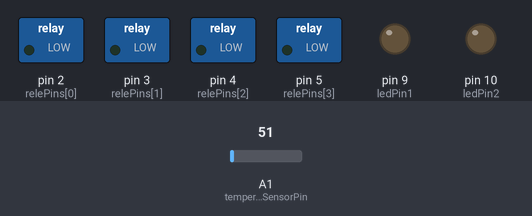
Simulated run of this program. Board: Arduino Uno, built with avr-gcc and run on an emulated ATmega328P. Shown: switched loads named in the program (green lamp = pin HIGH), output pins drawn as LEDs (lit = HIGH). Dashed ring = blinking. Inputs (shaded band) come from the test bench; at power-on: A1 (temperatureSensorPin) = 51. What the program prints to the serial monitor is not drawn.

Above: at 1.2 s.
1.3 s: A1 (temperatureSensorPin) set to 112
4.3 s: A1 (temperatureSensorPin) set to 86
Timing chart, 0 to 8.4 s (numbered marks = the images above; inputs shaded):
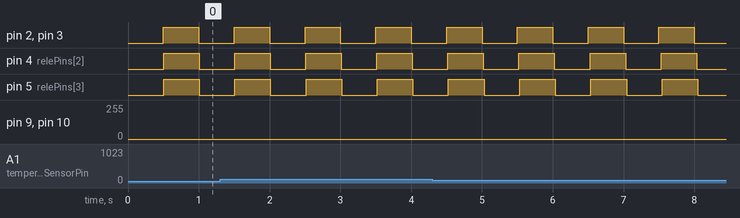

Measured:
- after the input at 1.3 s, pin 9 (ledPin1): stays 0/255 (without the input it goes to 128/255 after 1.4 s); pin 10 (ledPin2): stays 0/255 (without the input it goes to 139/255 after 1.4 s)
- by itself, pin 2 (relePins[0]), pin 3 (relePins[1]), pin 4 (relePins[2]), pin 5 (relePins[3]): alternates HIGH for 0.50 s and LOW for 0.50 s

The program:

main.cpp
```cpp
#include <Arduino.h>

// Pines de los Reles
int relePins[] = {2, 3, 4, 5};

// Pines de los LEDS
int ledPin1 = 9;
int ledPin2 = 10;

// inicializamos tiempos de subida y bajada leds
int tiempoSubida1 = 1;
int tiempoBajada1 = 10;
int tiempoSubida2 = 15;
int tiempoBajada2 = 5;

// para mapear comportamiento medido por sensor de temperatura
int comportamiento = 0;
int prevComportamiento = -1;
int temperatureSensorPin = A1; // Pin analógico para el sensor de temperatura
int Temperature = 0;
bool change = false; // para detectar si hubo un cambio para resetear reles y fades

// Variables para almacenar la temperatura
int rawTemperature = 0;

// variables ligadas al tiempo
unsigned long previousMillis = 0; // Store the last time the temperature was read
unsigned long currentMillis = 0;  // Store the current time
unsigned long interval = 1000;    // Interval at which to read the temperature

// Tiempos de encendido y apagado (ms) para cada RELE
int onTime1 = 510, offTime1 = 520;
int onTime2 = 530, offTime2 = 540;
int onTime3 = 550, offTime3 = 560;
int onTime4 = 570, offTime4 = 580;

// Estados y marcas de tiempo para cada LED
int releStates[4] = {LOW, LOW, LOW, LOW};
unsigned long prevMillis[4] = {0, 0, 0, 0};

void setup()
{
    Serial.begin(9600);
    // Declarar salidas
    for (int i = 0; i < 4; i++)
    {
        pinMode(relePins[i], OUTPUT);
    }

    pinMode(ledPin1, OUTPUT);
    pinMode(ledPin2, OUTPUT);
}

// Función genérica para controlar un RELE usando arrays
void controlarRele(int pin, unsigned long onT, unsigned long offT,
                   int releIndex)
{
    if (change == true)
    {
        releStates[releIndex] = LOW;
        prevMillis[releIndex] = currentMillis;
        digitalWrite(pin, releStates[releIndex]);
    }

    if (releStates[releIndex] == HIGH && (currentMillis - prevMillis[releIndex] >= onT))
    {
        releStates[releIndex] = LOW;
        prevMillis[releIndex] = currentMillis;
        digitalWrite(pin, releStates[releIndex]);
    }
    else if (releStates[releIndex] == LOW && (currentMillis - prevMillis[releIndex] >= offT))
    {
        releStates[releIndex] = HIGH;
        prevMillis[releIndex] = currentMillis;
        digitalWrite(pin, releStates[releIndex]);
    }
}

// ---------- FUNCIÓN DE FADE ----------
void fadeLed(int pin, int tiempoSubida, int tiempoBajada)
{
    static int brillo[20];             // soporta hasta 20 pines distintos
    static int paso[20];               // dirección del fade
    static unsigned long anterior[20]; // tiempo anterior

    // unsigned long ahora = millis();

    // Inicialización solo la primera vez
    if (paso[pin] == 0 || change == true)
    {
        brillo[pin] = 0;
        paso[pin] = 1;
        anterior[pin] = currentMillis;
    }

    // Escoger intervalo según dirección
    int intervalo = (paso[pin] > 0) ? tiempoSubida : tiempoBajada;

    if (currentMillis - anterior[pin] >= intervalo)
    {
        anterior[pin] = currentMillis;

        brillo[pin] += paso[pin];

        if (brillo[pin] <= 0)
        {
            brillo[pin] = 0;
            paso[pin] = 1; // subir
        }
        else if (brillo[pin] >= 255)
        {
            brillo[pin] = 255;
            paso[pin] = -1; // bajar
        }

        analogWrite(pin, brillo[pin]);
    }
}

void tReading()
{

    rawTemperature = analogRead(temperatureSensorPin); // Read the temperature sensor value

    // int Temperature = map(rawTemperature, 1023, 0, -40, 125); // Map the raw value to a temperature range
}

// funcion para decir que hace que cambie el comportamiento
void controlarComportamiento()
{
    if (currentMillis - previousMillis >= interval)
    {


        // comportamiento = (rawTemperature / 4) % 2;
        if (rawTemperature < 512)
        {
            comportamiento = 0; // Comportamiento 0 para temperaturas bajas
        }
        else
        {
            comportamiento = 1; // Comportamiento 1 para temperaturas altas
        }
        Serial.print("Raw Temperature: ");
        Serial.print(rawTemperature);
        Serial.print(" | Comportamiento: ");
        Serial.print(comportamiento);
        Serial.println();

        change = false;
        previousMillis = currentMillis; // Update previousMillis here
    }

    if (comportamiento != prevComportamiento)
    {
        change = true;
        prevComportamiento = comportamiento;
    } else {
        change = false;
    }
}

void loop()
{
    currentMillis = millis();
    tReading();
    controlarComportamiento();

    // funcion para controlar encendidos y apagados de LEDS
    //  controlarRele(relePins[0], onTime1, offTime1, 0);
    //  controlarRele(relePins[1], onTime2, offTime2, 1);
    //  controlarRele(relePins[2], onTime3, offTime3, 2);
    //  controlarRele(relePins[3], onTime4, offTime4, 3);

    switch (comportamiento)
    {
    case 0:
        // Acción para comportamiento 0
        onTime1 = 500, offTime1 = 500;
        onTime2 = 501, offTime2 = 501;
        onTime3 = 502, offTime3 = 502;
        onTime4 = 503, offTime4 = 503;

        tiempoSubida1 = 0;
        tiempoBajada1 = 4;
        tiempoSubida2 = 4;
        tiempoBajada2 = 0;

        break;
    case 1:
        // Acción para comportamiento 1
        onTime1 = 1000, offTime1 = 50;
        onTime2 = 1000, offTime2 = 750;
        onTime3 = 1000, offTime3 = 700;
        onTime4 = 1000, offTime4 = 100;

        tiempoSubida1 = 20;
        tiempoBajada1 = 20;
        tiempoSubida2 = 10;
        tiempoBajada2 = 10;

        break;
    default:
        // Acción para otros valores (por si acaso)
        Serial.println("Comportamiento desconocido.");
        break;
    }

    // Actualizar RELES y LEDS
    controlarRele(relePins[0], onTime1, offTime1, 0);
    controlarRele(relePins[1], onTime2, offTime2, 1);
    controlarRele(relePins[2], onTime3, offTime3, 2);
    controlarRele(relePins[3], onTime4, offTime4, 3);

    fadeLed(ledPin1, tiempoSubida1, tiempoBajada1);
    fadeLed(ledPin2, tiempoSubida2, tiempoBajada2);

    // Serial.print("Comportamiento: ");
    // Serial.print(comportamiento);
    // Serial.print(" | sensorTemperatura: ");
    // Serial.print(rawTemperature);
    // Serial.println();
}
```
